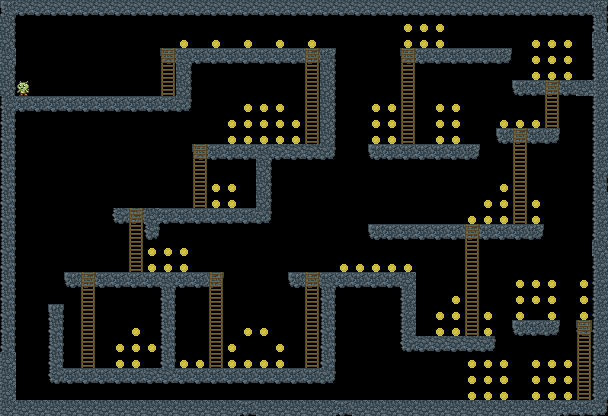

Below is a game level as drawn by its tile map, then a one-line description and the .tmx that defines it (tile-layer data replaced by summaries):
An orthogonal 38x26 tile map with 16x16 px tiles, 3 tile layers (Terrain, Interactive, Entities), 2 tilesets.

<map version="1.0" orientation="orthogonal" width="38" height="26" tilewidth="16" tileheight="16">
 <properties>
  <property name="background" value="cavern.png" />
 </properties>
 <tileset firstgid="1" source="../tilesets/cavern.tsx" />
 <tileset firstgid="36" source="../tilesets/entities.tsx" />
 <layer name="Terrain" width="38" height="26">
  <data>[988 cells, 273 non-empty, 16 distinct tile ids]</data>
 </layer>
 <layer name="Interactive" width="38" height="26">
  <data>[988 cells, 63 non-empty, 2 distinct tile ids]</data>
 </layer>
 <layer name="Entities" width="38" height="26">
  <data>[988 cells, 194 non-empty, 6 distinct tile ids]</data>
 </layer>
</map>